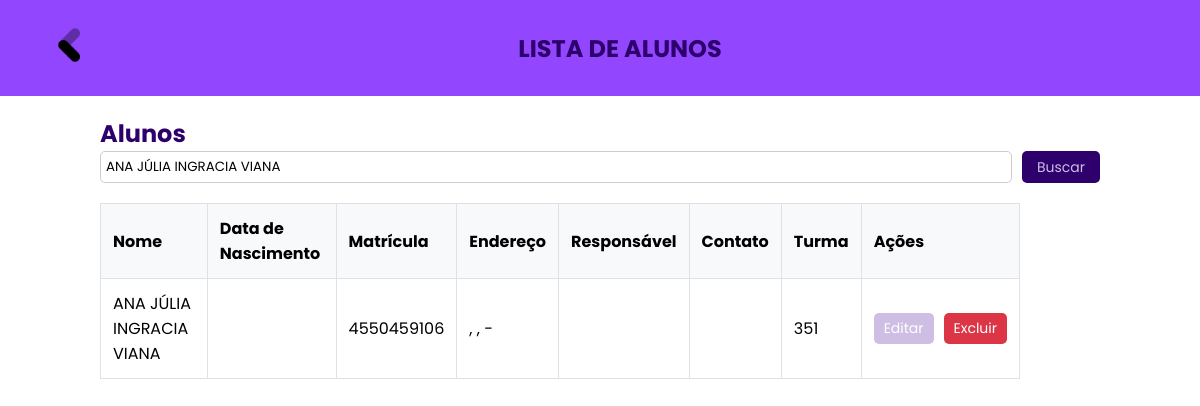
The page /pages/listar-alunos.php?busca=ANA JÚLIA INGRACIA VIANA on the database its author committed.
### tables this page shows
CREATE TABLE `alunos` (
  `id_alunos` int(11) NOT NULL,
  `nome` varchar(100) DEFAULT NULL,
  `data_nasc` date DEFAULT NULL,
  `matricula` varchar(30) DEFAULT NULL,
  `rua` varchar(100) DEFAULT NULL,
  `bairro` varchar(100) DEFAULT NULL,
  `cidade` varchar(100) DEFAULT NULL,
  `CEP` char(8) DEFAULT NULL,
  `nome_resp` varchar(100) DEFAULT NULL,
  `contat_resp` varchar(100) DEFAULT NULL,
  `id_turma` int(11) DEFAULT NULL
);

CREATE TABLE `turma` (
  `id_turma` int(11) NOT NULL,
  `numero_turma` int(3) DEFAULT NULL,
  `nome_curso` varchar(100) NOT NULL
);

### pages/listar-alunos.php (the view, shortened to what this page needs)
<?php
include 'conexao.php';
try {
    $query = " SELECT a.id_alunos AS id_aluno, a.nome AS aluno, a.data_nasc, a.matricula, a.rua, a.bairro, a.cidade, a.CEP, a.nome_resp, a.contat_resp, t.numero_turma
        FROM alunos a LEFT JOIN turma t ON a.id_turma = t.id_turma ORDER BY a.nome ASC";
    $stmt = $con->prepare($query);
    $stmt->execute();
    $alunos = $stmt->fetchAll(PDO::FETCH_ASSOC);
} catch (PDOException $e) {
    echo "Erro ao buscar alunos: " . $e->getMessage();
    exit;
}
?>
<?php
try {
    $filtroGeral = isset($_GET['busca']) ? trim($_GET['busca']) : '';
    $query = "SELECT a.id_alunos AS id_aluno, a.nome AS aluno, a.data_nasc, a.matricula,
                     a.rua, a.bairro, a.cidade, a.CEP, a.nome_resp, a.contat_resp,
                     t.numero_turma
              FROM alunos a
              LEFT JOIN turma t ON a.id_turma = t.id_turma
              WHERE :busca = ''
                 OR a.nome LIKE :buscaLike
                 OR a.data_nasc LIKE :buscaLike
                 OR a.matricula LIKE :buscaLike
                 OR a.rua LIKE :buscaLike
                 OR a.bairro LIKE :buscaLike
                 OR a.cidade LIKE :buscaLike
                 OR a.CEP LIKE :buscaLike
                 OR a.nome_resp LIKE :buscaLike
                 OR a.contat_resp LIKE :buscaLike
                 OR t.numero_turma LIKE :buscaLike
              ORDER BY a.nome ASC";
    $stmt = $con->prepare($query);
    $stmt->bindValue(':busca', $filtroGeral, PDO::PARAM_STR);
    $stmt->bindValue(':buscaLike', "%$filtroGeral%", PDO::PARAM_STR);
    $stmt->execute();
    $alunos = $stmt->fetchAll(PDO::FETCH_ASSOC);
} catch (PDOException $e) {
    echo "Erro ao buscar alunos: " . $e->getMessage();
    exit;
}
?>
<!DOCTYPE html>
<html lang="pt-BR">
<head>
    <link rel="stylesheet" href="css/hist.css">
</head>
<body>
<div class="navb">
    <a href="dashboard">
        <img src="img/back.png" height="40px">
    </a>
    <h2>LISTA DE ALUNOS</h2>
</div>
    <div class="container">
        <h2>Alunos</h2>
        <div class="search-bar">
            <form method="GET" action="" style="display: flex; gap: 10px; flex-wrap: wrap; margin-bottom: 20px;">
                <input type="text" name="busca" placeholder="Buscar pelo aluno"
                       value="<?= htmlspecialchars($filtroGeral); ?>"
                       style="flex: 1; min-width: 200px; padding: 5px; border: 1px solid #ccc; border-radius: 5px;">
                <button type="submit"
                        style="padding: 5px 15px; background-color: #2D006C; color: #CEBEE4; border: none; border-radius: 5px; font-size: 14px;">
                    Buscar
                </button>
            </form>
        </div>
        <table class="table">
            <thead>
                <tr>
                    <th>Nome</th>
                    <th>Data de Nascimento</th>
                    <th>Matrícula</th>
                    <th>Endereço</th>
                    <th>Responsável</th>
                    <th>Contato</th>
                    <th>Turma</th>
                    <th>Ações</th>
                </tr>
            </thead>
            <tbody>
                <?php if (count($alunos) > 0): ?>
                    <?php foreach ($alunos as $aluno): ?>
                        <tr>
                            <td><?= htmlspecialchars($aluno['aluno']) ?></td>
                            <td><?= htmlspecialchars($aluno['data_nasc']) ?></td>
                            <td><?= htmlspecialchars($aluno['matricula']) ?></td>
                            <td><?= htmlspecialchars($aluno['rua'] . ', ' . $aluno['bairro'] . ', ' . $aluno['cidade'] . ' - ' . $aluno['CEP']) ?></td>
                            <td><?= htmlspecialchars($aluno['nome_resp']) ?></td>
                            <td><?= htmlspecialchars($aluno['contat_resp']) ?></td>
                            <td><?= htmlspecialchars($aluno['numero_turma'] ?: 'Sem Turma') ?></td>
                            <td>
                                <div class="action-buttons">
                                    <a class="btn btn-edit" href="editar_aluno?id=<?= $aluno['id_aluno'] ?>">Editar</a>
                                    <a class="btn btn-delete" href="excluir_aluno?id=<?= $aluno['id_aluno'] ?>" onclick="return confirm('Tem certeza que deseja excluir este aluno?')">Excluir</a>
                                </div>
                            </td>
                        </tr>
                    <?php endforeach; ?>
                <?php else: ?>
                    <tr>
                        <td colspan="8" style="text-align: center;">Nenhum aluno encontrado.</td>
                    </tr>
                <?php endif; ?>
            </tbody>
        </table>
    </div>
</body>
</html>

### css/hist.css (style rules this page uses)
* { margin: 0; font-family: "Poppins", sans-serif; }
body { height: 100vh; }
h2 { color: rgba(45,0,108,1); }
.navb { height: 12vh !important; background-color: rgba(146,70,253,1); display: flex; align-items: center; justify-content: space-between; }
.navb img, .navb p { margin: 0 50px; }

### pages/listar-alunos.php (style rules this page uses)
.container { max-width: 1000px; margin: 0 auto; padding: 20px; }
.table { width: 115vh; border-collapse: collapse; }
.table th, .table td { padding: 0.75rem; border: 1px solid #dee2e6; text-align: left; }
.table th { background-color: #f8f9fa; }
.action-buttons { display: flex; gap: 10px; }
.btn { padding: 5px 10px; text-decoration: none; color: #fff; border-radius: 5px; font-size: 14px; }
.btn-edit { background-color: #CEBEE4; }
.btn-delete { background-color: #dc3545; }
.search-bar { margin-bottom: 20px; }
.search-bar form { display: flex; gap: 10px; flex-wrap: wrap; }
.search-bar input, .search-bar button { padding: 5px; border-radius: 5px; border: 1px solid #ccc; }
.search-bar input { flex: 1; min-width: 100px; }
.search-bar button { background-color: #007bff; color: white; border: none; font-size: 14px; cursor: pointer; }

### rows shown on the page
alunos: nome "ANA JÚLIA INGRACIA VIANA", matricula "4550459106", rua+bairro+cidade ", , -", id_turma.numero_turma "351"
